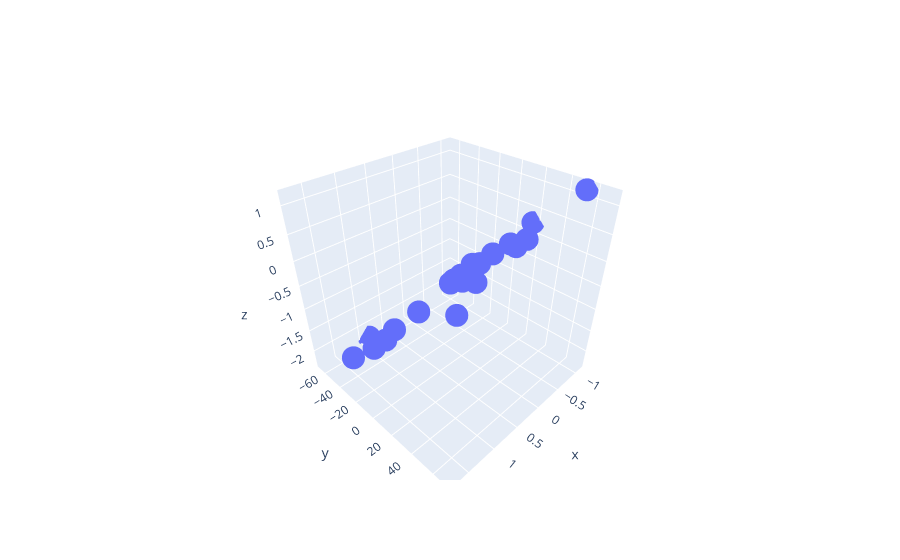

Notebook code for this chart:
### Code cell
plot = plot_data(X[:,0],X[:,1],y)

figure = go.Figure(data=[plot])
figure.show()
